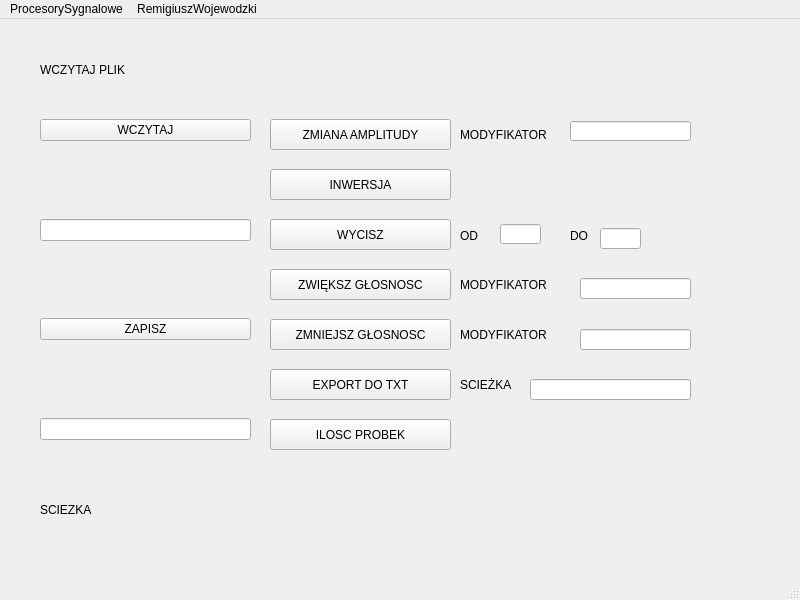
<?xml version="1.0" encoding="UTF-8"?>
<ui version="4.0">
 <class>MainWindow</class>
 <widget class="QMainWindow" name="MainWindow">
  <property name="geometry">
   <rect>
    <x>0</x>
    <y>0</y>
    <width>800</width>
    <height>600</height>
   </rect>
  </property>
  <property name="windowTitle">
   <string>MainWindow</string>
  </property>
  <widget class="QWidget" name="centralwidget">
   <widget class="QWidget" name="verticalLayoutWidget">
    <property name="geometry">
     <rect>
      <x>40</x>
      <y>100</y>
      <width>211</width>
      <height>321</height>
     </rect>
    </property>
    <layout class="QVBoxLayout" name="verticalLayout">
     <item>
      <widget class="QPushButton" name="pushButton_WCZYTAJ">
       <property name="text">
        <string>WCZYTAJ</string>
       </property>
      </widget>
     </item>
     <item>
      <spacer name="verticalSpacer">
       <property name="orientation">
        <enum>Qt::Vertical</enum>
       </property>
       <property name="sizeHint" stdset="0">
        <size>
         <width>20</width>
         <height>40</height>
        </size>
       </property>
      </spacer>
     </item>
     <item>
      <widget class="QLineEdit" name="lineEdit_WCZYTAJ"/>
     </item>
     <item>
      <spacer name="verticalSpacer_2">
       <property name="orientation">
        <enum>Qt::Vertical</enum>
       </property>
       <property name="sizeHint" stdset="0">
        <size>
         <width>20</width>
         <height>40</height>
        </size>
       </property>
      </spacer>
     </item>
     <item>
      <widget class="QPushButton" name="pushButton_ZAPISZ">
       <property name="text">
        <string>ZAPISZ</string>
       </property>
      </widget>
     </item>
     <item>
      <spacer name="verticalSpacer_3">
       <property name="orientation">
        <enum>Qt::Vertical</enum>
       </property>
       <property name="sizeHint" stdset="0">
        <size>
         <width>20</width>
         <height>40</height>
        </size>
       </property>
      </spacer>
     </item>
     <item>
      <widget class="QLineEdit" name="lineEdit_ZAPISZ"/>
     </item>
    </layout>
   </widget>
   <widget class="QLabel" name="label_STATUS">
    <property name="geometry">
     <rect>
      <x>40</x>
      <y>30</y>
      <width>211</width>
      <height>41</height>
     </rect>
    </property>
    <property name="text">
     <string>WCZYTAJ PLIK</string>
    </property>
   </widget>
   <widget class="QLabel" name="label_SCIEZKA">
    <property name="geometry">
     <rect>
      <x>40</x>
      <y>470</y>
      <width>731</width>
      <height>41</height>
     </rect>
    </property>
    <property name="text">
     <string>SCIEZKA</string>
    </property>
   </widget>
   <widget class="QLineEdit" name="lineEdit_AMPLITUDA">
    <property name="geometry">
     <rect>
      <x>570</x>
      <y>102</y>
      <width>121</width>
      <height>20</height>
     </rect>
    </property>
   </widget>
   <widget class="QPushButton" name="pushButton_AMPLITUDA">
    <property name="geometry">
     <rect>
      <x>270</x>
      <y>100</y>
      <width>181</width>
      <height>31</height>
     </rect>
    </property>
    <property name="text">
     <string>ZMIANA AMPLITUDY</string>
    </property>
   </widget>
   <widget class="QLabel" name="label_AMPLITUDA">
    <property name="geometry">
     <rect>
      <x>460</x>
      <y>100</y>
      <width>101</width>
      <height>31</height>
     </rect>
    </property>
    <property name="text">
     <string>MODYFIKATOR</string>
    </property>
   </widget>
   <widget class="QPushButton" name="pushButton_INWERSJA">
    <property name="geometry">
     <rect>
      <x>270</x>
      <y>150</y>
      <width>181</width>
      <height>31</height>
     </rect>
    </property>
    <property name="text">
     <string>INWERSJA</string>
    </property>
   </widget>
   <widget class="QPushButton" name="pushButton_WYCISZ">
    <property name="geometry">
     <rect>
      <x>270</x>
      <y>200</y>
      <width>181</width>
      <height>31</height>
     </rect>
    </property>
    <property name="text">
     <string>WYCISZ</string>
    </property>
   </widget>
   <widget class="QLabel" name="label_WYCISZ_OD">
    <property name="geometry">
     <rect>
      <x>460</x>
      <y>201</y>
      <width>21</width>
      <height>31</height>
     </rect>
    </property>
    <property name="text">
     <string>OD</string>
    </property>
   </widget>
   <widget class="QLineEdit" name="lineEdit_WYCISZ_OD">
    <property name="geometry">
     <rect>
      <x>500</x>
      <y>205</y>
      <width>41</width>
      <height>20</height>
     </rect>
    </property>
   </widget>
   <widget class="QLabel" name="label_WYCISZ_DO">
    <property name="geometry">
     <rect>
      <x>570</x>
      <y>201</y>
      <width>21</width>
      <height>31</height>
     </rect>
    </property>
    <property name="text">
     <string>DO</string>
    </property>
   </widget>
   <widget class="QLineEdit" name="lineEdit_WYCISZ_DO">
    <property name="geometry">
     <rect>
      <x>600</x>
      <y>209</y>
      <width>41</width>
      <height>21</height>
     </rect>
    </property>
   </widget>
   <widget class="QPushButton" name="pushButton_ZWIEKSZ_GLOSNOSC">
    <property name="geometry">
     <rect>
      <x>270</x>
      <y>250</y>
      <width>181</width>
      <height>31</height>
     </rect>
    </property>
    <property name="text">
     <string>ZWIĘKSZ GŁOSNOSC</string>
    </property>
   </widget>
   <widget class="QLabel" name="label_ZWIEKSZ_GLOSNOSC">
    <property name="geometry">
     <rect>
      <x>460</x>
      <y>250</y>
      <width>101</width>
      <height>31</height>
     </rect>
    </property>
    <property name="text">
     <string>MODYFIKATOR</string>
    </property>
   </widget>
   <widget class="QLineEdit" name="lineEdit_ZWIEKSZ_GLOSNOSC">
    <property name="geometry">
     <rect>
      <x>580</x>
      <y>259</y>
      <width>111</width>
      <height>21</height>
     </rect>
    </property>
   </widget>
   <widget class="QPushButton" name="pushButton_ZMNIEJSZ_GLOSNOSC">
    <property name="geometry">
     <rect>
      <x>270</x>
      <y>300</y>
      <width>181</width>
      <height>31</height>
     </rect>
    </property>
    <property name="text">
     <string>ZMNIEJSZ GŁOSNOSC</string>
    </property>
   </widget>
   <widget class="QLabel" name="label_ZMNIEJSZ_GLOSNOSC">
    <property name="geometry">
     <rect>
      <x>460</x>
      <y>300</y>
      <width>101</width>
      <height>31</height>
     </rect>
    </property>
    <property name="text">
     <string>MODYFIKATOR</string>
    </property>
   </widget>
   <widget class="QLineEdit" name="lineEdit_ZMNIEJSZ_GLOSNOSC">
    <property name="geometry">
     <rect>
      <x>580</x>
      <y>310</y>
      <width>111</width>
      <height>21</height>
     </rect>
    </property>
   </widget>
   <widget class="QPushButton" name="pushButton_Export_Do_Txt">
    <property name="geometry">
     <rect>
      <x>270</x>
      <y>350</y>
      <width>181</width>
      <height>31</height>
     </rect>
    </property>
    <property name="text">
     <string>EXPORT DO TXT</string>
    </property>
   </widget>
   <widget class="QLineEdit" name="lineEdit_Eksport_Do_Txt">
    <property name="geometry">
     <rect>
      <x>530</x>
      <y>360</y>
      <width>161</width>
      <height>21</height>
     </rect>
    </property>
   </widget>
   <widget class="QLabel" name="label_Eksport_Do_Txt">
    <property name="geometry">
     <rect>
      <x>460</x>
      <y>340</y>
      <width>61</width>
      <height>51</height>
     </rect>
    </property>
    <property name="text">
     <string>SCIEŻKA</string>
    </property>
   </widget>
   <widget class="QPushButton" name="pushButton_ECHO">
    <property name="geometry">
     <rect>
      <x>270</x>
      <y>400</y>
      <width>181</width>
      <height>31</height>
     </rect>
    </property>
    <property name="text">
     <string>ILOSC PROBEK</string>
    </property>
   </widget>
  </widget>
  <widget class="QMenuBar" name="menubar">
   <property name="geometry">
    <rect>
     <x>0</x>
     <y>0</y>
     <width>800</width>
     <height>24</height>
    </rect>
   </property>
   <widget class="QMenu" name="menuProcesorySygnalowe">
    <property name="title">
     <string>ProcesorySygnalowe</string>
    </property>
   </widget>
   <widget class="QMenu" name="menuRemigiuszWojewodzki">
    <property name="title">
     <string>RemigiuszWojewodzki</string>
    </property>
    <addaction name="action241516"/>
    <addaction name="separator"/>
   </widget>
   <addaction name="menuProcesorySygnalowe"/>
   <addaction name="menuRemigiuszWojewodzki"/>
  </widget>
  <widget class="QStatusBar" name="statusbar"/>
  <action name="action241516">
   <property name="text">
    <string>241516</string>
   </property>
  </action>
 </widget>
 <resources/>
 <connections/>
</ui>
